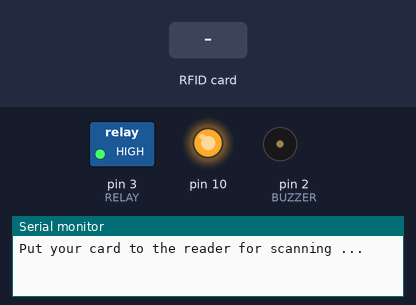
A sketch run on a simulated Arduino Uno, built with avr-gcc and run on an emulated ATmega328P. On the bench: switched loads named in the sketch (green lamp = pin HIGH), output pins drawn as LEDs (lit = HIGH), buzzer (waves = sounding), the last lines printed to the serial monitor. Inputs (shaded band) come from the test bench.

Above: at 1.2 s.
1.3 s: RFID card 04 AE 2D F6 held to the reader
At 3.3 s:
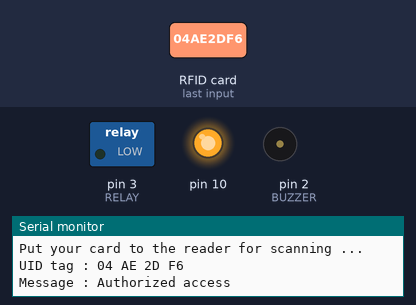
4.3 s: RFID card 5E 7A 19 C4 held to the reader
At 5.1 s:
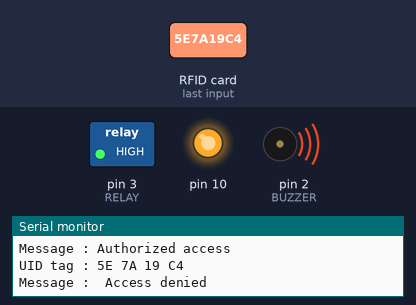
Timing chart, 0 to 7.3 s (numbered marks = the images above; inputs shaded):
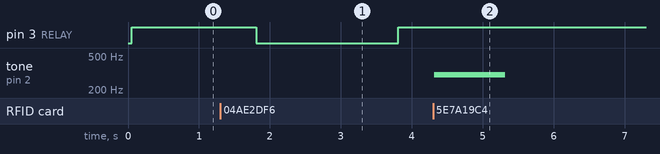

Measured:
- after the input at 1.3 s, pin 3 (RELAY): HIGH → LOW after 0.51 s, → HIGH 2.0 s later
- after the input at 4.3 s, tone on pin 2 (BUZZER): silent → 300 Hz at once, → silent 1.0 s later

The sketch:

rfidlocccck.ino
```cpp
#include <SPI.h>
#include <MFRC522.h>

#define SS_PIN 5
#define RST_PIN 9
#define RELAY 3 //connect the relay to number 3 pin
#define BUZZER 2 // connect the buzzer to 2 pin
#define ACCESS_DELAY 2000
#define DENIED_DELAY 1000
MFRC522 mfrc522(SS_PIN, RST_PIN);   // Create MFRC522 instance.
void setup()
{
  Serial.begin(9600);   // Initiate a serial communication
  SPI.begin();          // Initiate  SPI bus
  mfrc522.PCD_Init();   // Initiate MFRC522
  pinMode(RELAY, OUTPUT);
  pinMode(BUZZER, OUTPUT);
  noTone(BUZZER);
  digitalWrite(RELAY, HIGH);
  Serial.println("Put your card to the reader for scanning ...");
  Serial.println();

}
void loop()
{
  // Look for new cards
  if ( ! mfrc522.PICC_IsNewCardPresent())
  {
    return;
  }
  // Select one of the cards
  if ( ! mfrc522.PICC_ReadCardSerial())
  {
    return;
  }
  //Show UID on serial monitor
  Serial.print("UID tag :");
  String content= "";
  byte letter;
  for (byte i = 0; i < mfrc522.uid.size; i++)
  {
     Serial.print(mfrc522.uid.uidByte[i] < 0x10 ? " 0" : " ");
     Serial.print(mfrc522.uid.uidByte[i], HEX);
     content.concat(String(mfrc522.uid.uidByte[i] < 0x10 ? " 0" : " "));
     content.concat(String(mfrc522.uid.uidByte[i], HEX));
  }
  Serial.println();
  Serial.print("Message : ");
  content.toUpperCase();
  if (content.substring(1) == "04 AE 2D F6") // enter your own card number after copying it from serial monitor
  {
    Serial.println("Authorized access");
    Serial.println();
    delay(500);
    digitalWrite(RELAY, LOW);
    delay(ACCESS_DELAY);
    digitalWrite(RELAY, HIGH);

  }

 else   {
    Serial.println(" Access denied");
    tone(BUZZER, 300);
    delay(DENIED_DELAY);
    noTone(BUZZER);
  }
}
```
